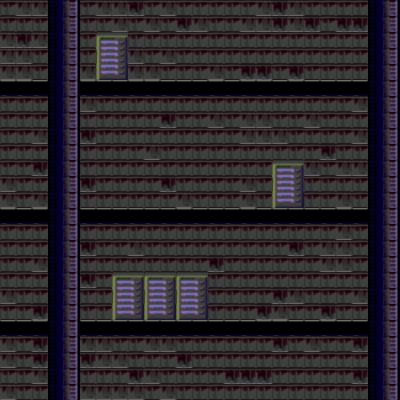

Rendered tile map (Tiled .tmx) drawn with the repository's tilesets; below, a short description and the map source with its tile grids summarised:
An orthogonal 25x25 tile map with 16x16 px tiles, 1 tile layer (Background 1), 2 tilesets.

<map version="1.0" orientation="orthogonal" width="25" height="25" tilewidth="16" tileheight="16">
 <properties>
  <property name="music" value="lightlessdawn.ogg" />
 </properties>
 <tileset firstgid="1" source="controlset.tsx" />
 <tileset firstgid="1905" name="level0" tilewidth="16" tileheight="16">
  <image source="../tilesets/level0-dark.png" width="256" height="128" />
  <tile id="16">
   <properties>
    <property name="walkSound" value="step.wav" />
   </properties>
  </tile>
  <tile id="17">
   <properties>
    <property name="walkSound" value="step.wav" />
   </properties>
  </tile>
  <tile id="18">
   <properties>
    <property name="walkSound" value="step.wav" />
   </properties>
  </tile>
  <tile id="19">
   <properties>
    <property name="walkSound" value="step.wav" />
   </properties>
  </tile>
  <tile id="20">
   <properties>
    <property name="walkSound" value="step.wav" />
   </properties>
  </tile>
 </tileset>
 <layer name="Background 1" width="25" height="25">
  <data>[625 cells, 625 non-empty, 12 distinct tile ids]</data>
 </layer>
</map>
